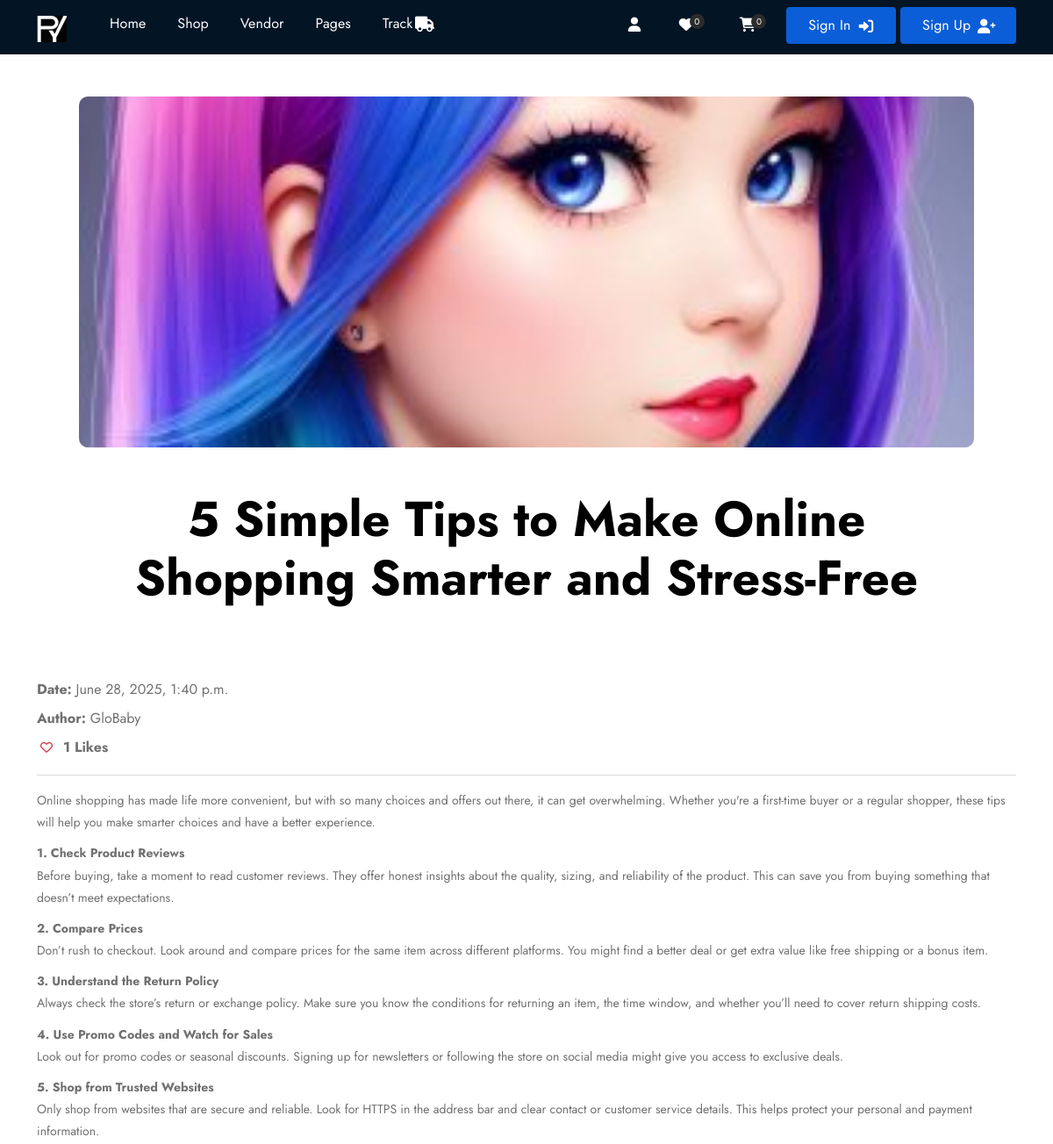
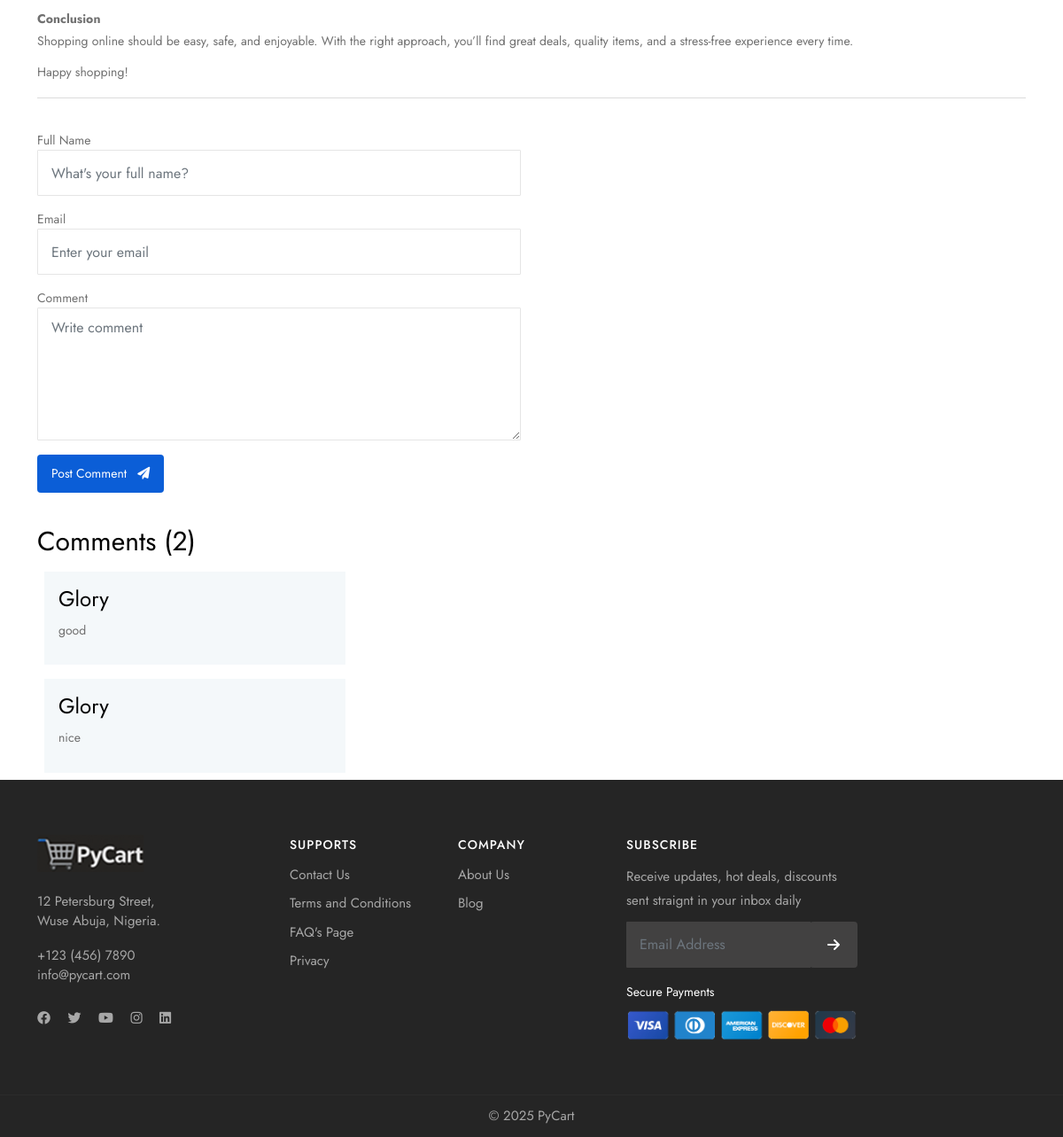
Screenshot of /blog/blog_detail/5-simple-tips-to-make-online-shopping-smarter-and-stress-free/ with the database file from the repository (2 pictures, top to bottom).
### blog/models.py (models this page shows, shortened)
class Blog(models.Model):
    image = models.ImageField(upload_to='blog_images', blank=True, null=True)
    title = models.CharField(max_length=200)
    slug = models.SlugField(max_length=350, unique=True, blank=True)
    author = models.ForeignKey(userauths_models.User, on_delete=models.CASCADE)
    content = CKEditor5Field(config_name='extends', null=True, blank=True)
    category = models.ForeignKey(Category, on_delete=models.SET_NULL, null=True)
    tags = models.CharField(max_length=200, null=True, blank=True)
    status = models.CharField(max_length=10, choices=STATUS_CHOICES, default="Published")
    likes = models.ManyToManyField(userauths_models.User, blank=True, related_name="likes")
    views = models.PositiveIntegerField(default=0)
    is_featured = models.BooleanField(default=False)
    date = models.DateTimeField(auto_now=True)
    def total_likes(self):
        return self.likes.all().count()

class Comment(models.Model):
    blog = models.ForeignKey(Blog, on_delete=models.CASCADE, related_name="comments")
    full_name = models.CharField(max_length=100, null=True, blank=True)
    email = models.EmailField(null=True, blank=True)
    content = models.TextField(null=True, blank=True)
    approved = models.BooleanField(default=False)
    date = models.DateTimeField(default=timezone.now)

### userauths/models.py (models this page shows, shortened)
class User(AbstractUser):
    username = models.CharField(max_length=255, null=True, blank=True)
    email = models.EmailField(unique=True)
    USERNAME_FIELD = 'email'
    REQUIRED_FIELDS = ['username']

class Profile(models.Model):
    user = models.OneToOneField(User, on_delete=models.CASCADE)
    image = models.ImageField(upload_to='images', default="default-user.jpg", null=True, blank=True)
    full_name = models.CharField(max_length=255, null=True, blank=True)
    mobile = models.CharField(max_length=255, null=True, blank=True)
    user_Type = models.CharField(max_length=255, choices=USER_TYPE, null=True, blank=True, default=None)

### blog/views.py (the view)
# urls.py: path("blog_detail/<slug>/", views.blog_detail, name="blog_detail"),
def blog_detail(request, slug):
    blog = get_object_or_404(blog_models.Blog, slug=slug)
    comments = blog.comments.filter(approved=True)
    wishlist_count = customer_models.Wishlist.objects.filter(user=request.user).count() if request.user.is_authenticated else 0
    liked = False
    if blog.likes.filter(id=request.user.id).exists():
        liked = True
    context = {
        'blog': blog,
        'comments': comments,
        'liked': liked,
        'total_likes': blog.total_likes(),
        'wishlist_count': wishlist_count,
    }
    return render(request, 'blog/blog_detail.html', context)

### store/context.py (called while the page is built)
def default(request):
    try:
        cart_id = request.session['cart_id']
        total_cart_items = store_models.Cart.objects.filter(cart_id=cart_id).count()
    except:
         total_cart_items = 0
    return {
        'total_cart_items': total_cart_items
}

### templates/blog/blog_detail.html (shortened to what this page needs)
{% extends 'partials/base.html' %}
{% load static %}
{% load humanize %}
{% block content %}
<main class="container">
  <div class="p-4 p-md-5 mb-4 rounded text-body-emphasis bg-body-secondary">
    <div class="d-flex flex-column justify-content-center align-items-center">
        <img src="{{blog.image.url}}" style="width: 100%; height: 400px; object-fit: cover; border-radius: 10px;" class="mb-5" alt="">
        <h1 class="display-4 fw-bold text-center">{{blog.title}}</h1>
    </div>
  </div>
  <div class="row g-5">
    <div class="col-md-12">
       <article class="blog-post">
        <p class="blog-post-meta mb-1 fs-6"><b>Date:</b> {{blog.date}}</p>
        <p class="blog-post-meta mb-1 fs-6"><b>Author:</b> {{blog.author.profile.full_name}}</p>
        <div class="blog-post-meta mb-1 fs-6 d-flex align-items-center">
            <form id="like-form" action="{% url 'blog:like_blog' %}" method="POST" class="d-inline me-2">
                <button type="submit" id="like-btn" class="btn btn-sm btn-outline-danger border-0 p-1">
                    <i id="heart-icon" class="{% if liked %}fas fa-heart text-danger{% else %}far fa-heart{% endif %}"></i>
                </button>
            </form>
            <span id="like-count"><b><span id="total-likes">{{total_likes}}</span> Likes</b></span>
        </div>
        <hr>
        <p class="fs-4 blog-content">{{blog.content|safe}}</p>
      </article>
      <hr>
      <br>
      <div class="row">
        <div class="col-lg-6">
            <form action="{% url 'blog:create_comment' blog.slug %}" method="POST" class="row">
                <div class="col-lg-12 mb-3">
                    <label for="" class="fw-semibold">Full Name</label>
                    <input type="text" class="form-control" name="full_name" placeholder="What's your full name?" id="">
                </div>
                <div class="col-lg-12 mb-3">
                    <label for="" class="fw-semibold">Email</label>
                    <input type="text" class="form-control" placeholder="Enter your email" name="email" id="">
                </div>
                <div class="col-lg-12 mb-3">
                    <label for="" class="fw-semibold">Comment</label>
                    <textarea name="content" class="form-control" id="" placeholder="Write comment"></textarea>
                </div>
                <div class="col-lg-12 mb-3">
                    <button type="submit" class="btn bg-primary text-white rounded btn-sm">Post Comment <i class="fas fa-paper-plane ms-2"></i></button>
                </div>
            </form>
        </div>
      </div>
      <br>
      <h2>Comments ({{comments.count}})</h2>
      <div class="row d-flex flex-column">
        {% for c in comments %}
            <div class="col-lg-4">
                <div class="bg-light p-3 m-2">
                    <h3>{{c.full_name}}</h3>
                    <p>{{c.content}}</p>
                </div>
            </div>
        {% endfor %}
      </div>
    </div>
  </div>
</main>
{% endblock content %}

### rows the page displays
Blog: image (placeholder picture), title "5 Simple Tips to Make Online Shopping Smarter and Stress-Free", date "June 28, 2025, 1:40 p.m.", author.profile.full_name "GloBaby", content "Online shopping has made life more convenient, but with so many choices and offers out there, it can get overwhelming. Whether you're a first-time buyer or a regular shopper, these tips will help you make smarter choices and have a better experience. 1. Check Product Reviews Before buying, take a moment to read customer reviews. They offer honest insights about the quality, sizing, and reliability of the product. This can save you from buying something that doesn’t meet expectations. 2. Compare Prices Don’t rush to checkout. Look around and compare prices for the same item across different platforms. You might find a better deal or get extra value like free shipping or a bonus item. 3.…"
Comment: full_name "Glory", content "good"
Comment: full_name "Glory", content "nice"

### other values shown
{{ wishlist_count }} "0"
{{ total_cart_items }} "0"
{{ total_likes }} "1"
{{ comments.count }} "2"
